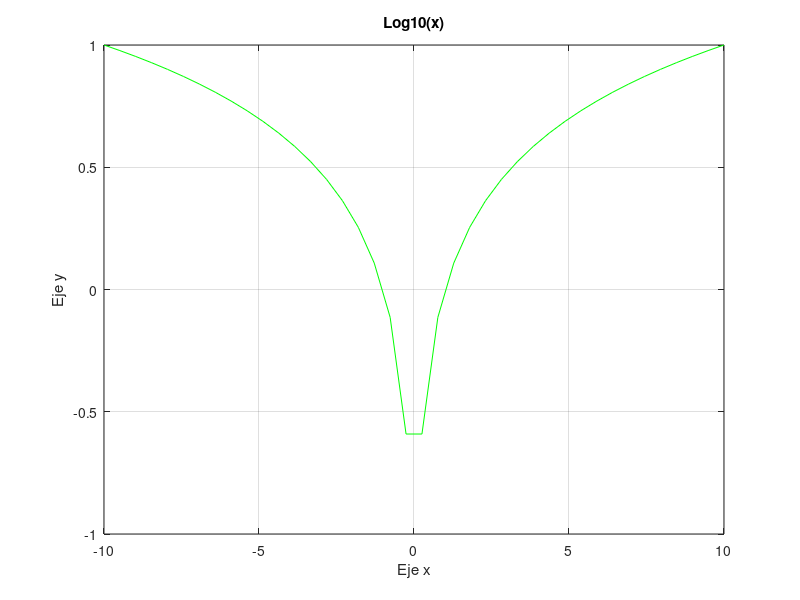

MATLAB code to generate this figure:
%Acá creamos un vector de valores (lim inferior, lim superior, n puntos)
x = linspace (-10, 10, 40);

%Acá graficamos las funciones
plot (x, log10(x),'g');

%Acá ponemos titulo, leyenda y etiquetas ejes
title ('Log10(x)');

xlabel('Eje x');
ylabel('Eje y');

grid on